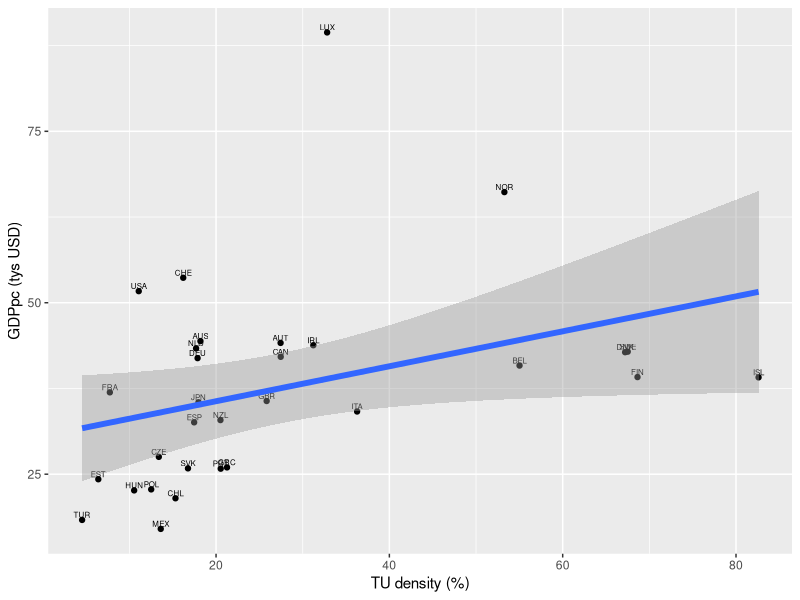

Write the R code that produced this figure.
require(ggplot2)

## https://stats.oecd.org/Index.aspx?DataSetCode=UN_DEN
d <- read.csv("union_density_and_gdp.csv", sep = ';',  header=T, na.string="NA");

## tu.density = ratio of  wage and salary earners
## that are trade union members, divided by the total number of wage and salary earners:
## gdppc = GDP per capita
ggplot(d, aes(d$tu.density,d$gdppc)) + geom_point() +
  geom_text(aes(label=d$iso),size=2.0, vjust=-0.35)  + xlab("TU density (%)") + ylab("GDPpc (tys USD)") +
  scale_colour_discrete(name="") +
  geom_smooth(method=lm,se=T, size=2)

lm <- lm(data=d, gdppc ~ tu.density ); summary(lm)
